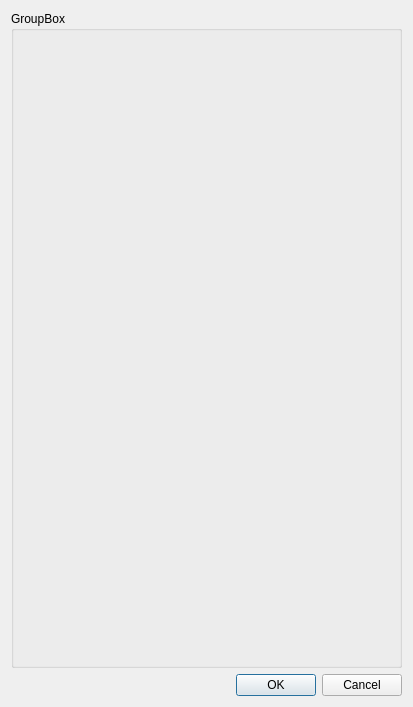
<?xml version="1.0" encoding="UTF-8"?>
<ui version="4.0">
 <class>CalendarEventDialog</class>
 <widget class="QDialog" name="CalendarEventDialog">
  <property name="geometry">
   <rect>
    <x>0</x>
    <y>0</y>
    <width>413</width>
    <height>707</height>
   </rect>
  </property>
  <property name="windowTitle">
   <string>Dialog</string>
  </property>
  <layout class="QVBoxLayout" name="verticalLayout">
   <item>
    <widget class="QGroupBox" name="groupBox">
     <property name="title">
      <string>GroupBox</string>
     </property>
    </widget>
   </item>
   <item>
    <widget class="QDialogButtonBox" name="buttonBox">
     <property name="orientation">
      <enum>Qt::Horizontal</enum>
     </property>
     <property name="standardButtons">
      <set>QDialogButtonBox::Cancel|QDialogButtonBox::Ok</set>
     </property>
    </widget>
   </item>
  </layout>
 </widget>
 <resources/>
 <connections>
  <connection>
   <sender>buttonBox</sender>
   <signal>accepted()</signal>
   <receiver>CalendarEventDialog</receiver>
   <slot>accept()</slot>
   <hints>
    <hint type="sourcelabel">
     <x>248</x>
     <y>254</y>
    </hint>
    <hint type="destinationlabel">
     <x>157</x>
     <y>274</y>
    </hint>
   </hints>
  </connection>
  <connection>
   <sender>buttonBox</sender>
   <signal>rejected()</signal>
   <receiver>CalendarEventDialog</receiver>
   <slot>reject()</slot>
   <hints>
    <hint type="sourcelabel">
     <x>316</x>
     <y>260</y>
    </hint>
    <hint type="destinationlabel">
     <x>286</x>
     <y>274</y>
    </hint>
   </hints>
  </connection>
 </connections>
</ui>
